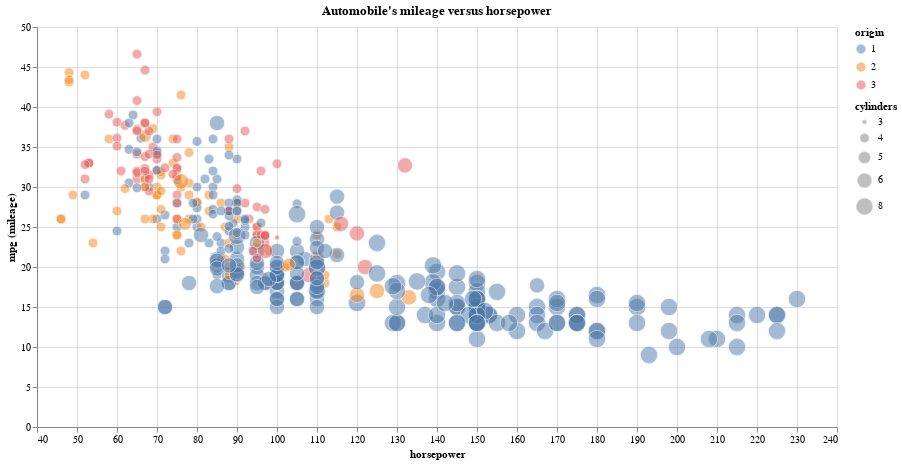

Notebook source saved alongside this figure:
### Markdown cell above
### Add Tooltip 

To add more information to the plot, the tooltip feature can be used. Tooltip shows selected column values when the cursor hovers over points.

### Code cell
(alt.Chart(data)
    .mark_circle(
                 size=150,                                                                    
                 color='salmon',                                                        
                 opacity=0.5,                          
                 stroke='white',
                 strokeWidth=1,
                )
    .encode(
            x=alt.X(
                    field='horsepower',                     
                    type='quantitative',                   
                    scale=alt.Scale(domain=[40, 240]),
                    ),     
            y=alt.Y(
                    field='mpg',                           
                    type='quantitative',                   
                    title="mpg (mileage)",
                    ),
            color=alt.Color(
                            'origin:N',                           
                            scale=alt.Scale(scheme='tableau10'),  
                            ),
            size=alt.Size(
                          'cylinders:O',                           
                           scale=alt.Scale(
                                           domain=[3,4, 5, 6, 8], 
                                           range=[25,300],         
                                           ),
                         ),
            tooltip=['mpg', 'horsepower', 'origin', 'cylinders']   # add tooltip to show more information
            )                 
    .properties(
                width=800,                                     
                height=400,                                    
                title="Automobile's mileage versus horsepower", 
    )
)

### Figure 1 — Vega-Lite specification as saved in the notebook (floating-point values rounded to 4 significant figures; data arrays with more than 128 entries replaced by an {"elided": "..."} marker saying what was removed)
{"config": {"view": {"continuousWidth": 400, "continuousHeight": 300}}, "data": {"name": "data-03487aaa278f67a5f3ec4d9732560be4"}, "mark": {"type": "circle", "color": "salmon", "opacity": 0.5, "size": 150, "stroke": "white", "strokeWidth": 1}, "encoding": {"color": {"field": "origin", "scale": {"scheme": "tableau10"}, "type": "nominal"}, "size": {"field": "cylinders", "scale": {"domain": [3, 4, 5, 6, 8], "range": [25, 300]}, "type": "ordinal"}, "tooltip": [{"field": "mpg", "type": "quantitative"}, {"field": "horsepower", "type": "quantitative"}, {"field": "origin", "type": "nominal"}, {"field": "cylinders", "type": "quantitative"}], "x": {"field": "horsepower", "scale": {"domain": [40, 240]}, "type": "quantitative"}, "y": {"field": "mpg", "title": "mpg (mileage)", "type": "quantitative"}}, "height": 400, "title": "Automobile's mileage versus horsepower", "width": 800, "$schema": "https://vega.github.io/schema/vega-lite/v4.17.0.json", "datasets": {"data-03487aaa278f67a5f3ec4d9732560be4": {"elided": "392 records"}}}
